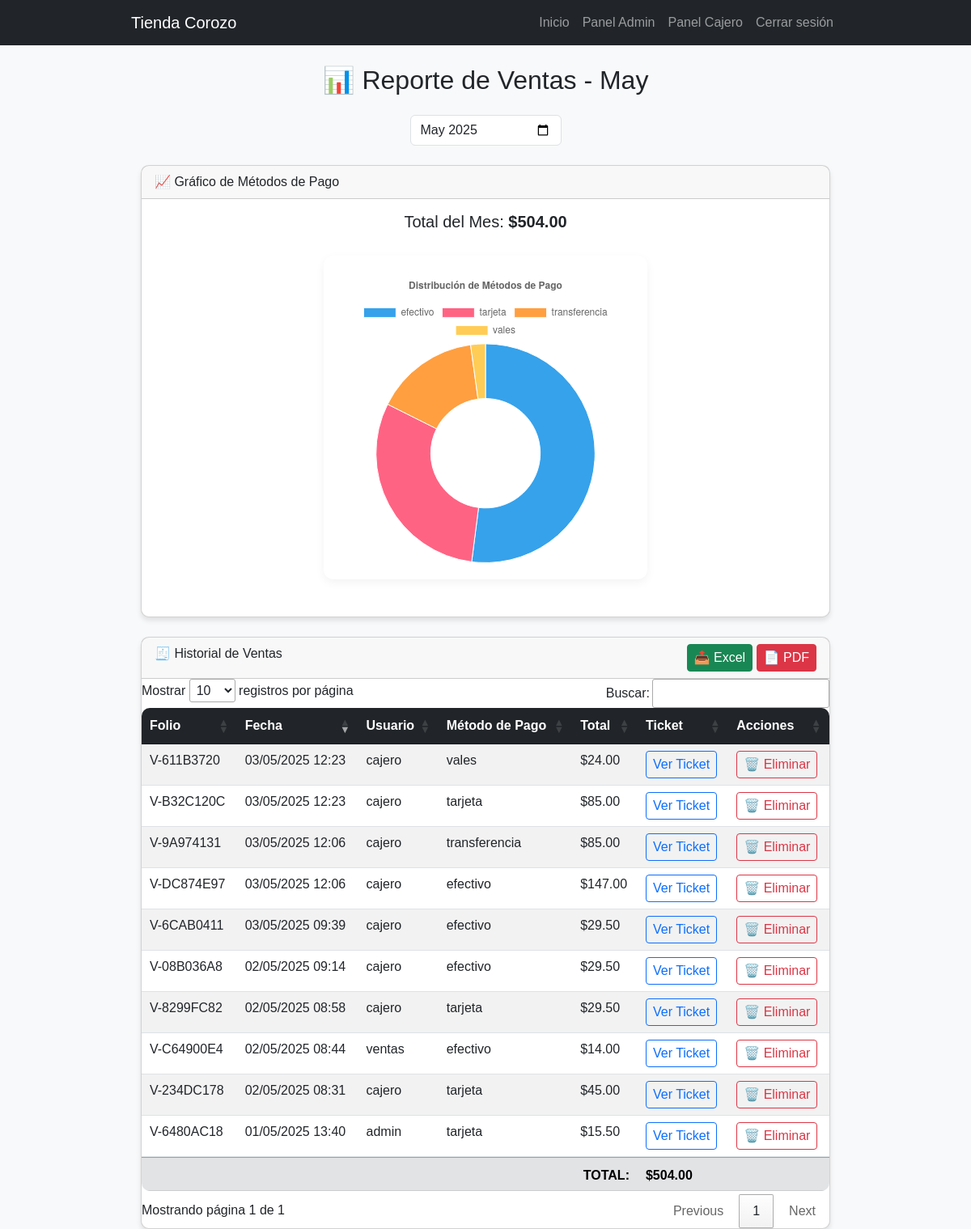
Page /dashboard/ventas/ (signed in) on the committed database.
### tasks/models.py (models this page shows, shortened)
class Venta(models.Model):
    folio = models.CharField(primary_key=True, max_length=20, editable=False, unique=True)
    fecha = models.DateTimeField(auto_now_add=True)
    total = models.DecimalField(max_digits=10, decimal_places=2)
    usuario = models.ForeignKey(User, on_delete=models.CASCADE)
    metodo_pago = models.CharField(max_length=20)

### tasks/decorators.py (the view)
        @login_required
        def _wrapped_view(request, *args, **kwargs):
            try:
                usuario = Usuario.objects.get(user=request.user)
                if usuario.rol.nombre_rol in lista_roles or request.user.is_superuser:
                    return view_func(request, *args, **kwargs)
            except Usuario.DoesNotExist:
                pass
            return redirect('no_autorizado')

### tasks/context_processors.py (called while the page is built)
def rol_usuario(request):
    if request.user.is_authenticated:
        try:
            return {'user_rol': request.user.usuario.rol.nombre_rol}
        except:
            return {'user_rol': None}
    return {'user_rol': None}

### tasks/views.py (called while the page is built)
@roles_permitidos(['Administrador', 'Ventas', 'Gerente'])
def dashboard_ventas(request):
    mes_str = request.GET.get('mes')
    hoy = timezone.now()
    if mes_str:
        año, mes = map(int, mes_str.split('-'))
    else:
        año, mes = hoy.year, hoy.month
    ventas = Venta.objects.filter(fecha__month=mes, fecha__year=año).annotate(
        tiene_ticket=Count('detalleventa')
    )
    total_ingresos = ventas.aggregate(total=Sum('total'))['total'] or 0
    total_por_metodo = list(ventas.values('metodo_pago').annotate(total=Sum('total')))
    return render(request, 'dashboard_ventas.html', {
        'ventas': ventas,
        'total_ingresos': total_ingresos,
        'total_por_metodo': total_por_metodo,
        'mes': date(año, mes, 1).strftime('%B').capitalize(),
        'mes_valor': f'{año}-{mes:02d}'
    })

### tasks/templates/dashboard_ventas.html (shortened to what this page needs)
{% extends 'base.html' %}
{% load static %}
{% block content %}
<link rel="stylesheet" href="https://cdn.datatables.net/1.13.4/css/jquery.dataTables.min.css">
<link rel="stylesheet" href="{% static 'tasks/css/dashboard_ventas.css' %}">
<div class="container mt-4">
  <h2 class="mb-4 text-center">📊 Reporte de Ventas - {{ mes }}</h2>
  <form method="get" class="mb-4 text-center">
    <input type="month" name="mes" id="mes" class="form-control d-inline-block w-auto"
           value="{{ mes_valor }}" onchange="this.form.submit()">
  </form>
  <div class="card mb-4">
    <div class="card-header">📈 Gráfico de Métodos de Pago</div>
    <div class="card-body text-center">
      <h5>Total del Mes: <strong>${{ total_ingresos|floatformat:2 }}</strong></h5>
      <div class="grafico-container">
        <canvas id="graficoMetodoPago" width="400" height="400" style="max-width: 600px;"></canvas>
      </div>
    </div>
  </div>
  <div class="card">
    <div class="card-header d-flex justify-content-between">
      <span>🧾 Historial de Ventas</span>
      <div>
        <a href="{% url 'exportar_ventas_excel' %}" class="btn btn-success btn-sm">📤 Excel</a>
        <a href="{% url 'exportar_ventas_pdf' %}" class="btn btn-danger btn-sm">📄 PDF</a>
      </div>
    </div>
    <div class="card-body p-0">
      <table class="table table-striped table-hover mb-0" id="tablaVentas">
        <thead class="table-dark">
          <tr>
            <th>Folio</th>
            <th>Fecha</th>
            <th>Usuario</th>
            <th>Método de Pago</th>
            <th>Total</th>
            <th>Ticket</th>
            <th>Acciones</th>
          </tr>
        </thead>
        <tbody>
          {% for venta in ventas %}
          <tr>
            <td>{{ venta.folio }}</td>
            <td>{{ venta.fecha|date:"d/m/Y H:i" }}</td>
            <td>{{ venta.usuario.username }}</td>
            <td>{{ venta.metodo_pago }}</td>
            <td>${{ venta.total|floatformat:2 }}</td>
            <td>
              {% if venta.detalleventa_set.count > 0 %}
                <a href="{% url 'ver_ticket' venta.folio %}" class="btn btn-outline-primary btn-sm" target="_blank">
                  Ver Ticket
                </a>
              {% else %}
                N/A
              {% endif %}
            </td>
            <td>
              {% if request.user.is_superuser %}
              <form action="{% url 'eliminar_venta' venta.folio %}" method="post" style="display:inline;">
                  <button type="submit" class="btn btn-outline-danger btn-sm"
                          onclick="return confirm('¿Estás seguro de que deseas eliminar esta venta?');">
                    🗑️ Eliminar
                  </button>
                </form>
              {% endif %}
            </td>
          </tr>
          {% empty %}
          <tr><td colspan="7" class="text-center">No hay ventas registradas este mes.</td></tr>
          {% endfor %}
        </tbody>
        <tfoot>
          <tr class="table-secondary">
            <td colspan="5" class="text-end fw-bold">TOTAL:</td>
            <td colspan="2" class="fw-bold">${{ total_ingresos|floatformat:2 }}</td>
          </tr>
        </tfoot>
      </table>
    </div>
  </div>
</div>
<script>
  $(document).ready(function () {
    $('#tablaVentas').DataTable({
      order: [[1, 'desc']],
      language: {
        search: "Buscar:",
        lengthMenu: "Mostrar _MENU_ registros por página",
        zeroRecords: "No se encontraron ventas",
        info: "Mostrando página _PAGE_ de _PAGES_",
        infoEmpty: "No hay registros disponibles",
        infoFiltered: "(filtrado de _MAX_ registros totales)"
      }
    });
    const data = JSON.parse(document.getElementById('metodos_pago').textContent);
    const ctx = document.getElementById('graficoMetodoPago').getContext('2d');
    new Chart(ctx, {
      type: 'doughnut',
      data: {
        labels: data.map(d => d.metodo_pago),
        datasets: [{
          label: 'Ventas por Método de Pago',
          data: data.map(d => d.total),
          borderWidth: 1
        }]
      },
      options: {
        responsive: true,
        maintainAspectRatio: false,
        plugins: {
          legend: { position: 'top' },
          title: { display: true, text: 'Distribución de Métodos de Pago' }
        }
      }
    });
  });
</script>
{% endblock %}

### proyecto/tasks/static/css/base.css (style rules this page uses)
body { font-family: Arial, sans-serif; background-color: #f8f9fa; }
.container { max-width: 900px; margin: auto; }
.card { border-radius: 10px; box-shadow: 0 4px 6px rgba(0, 0, 0, 0.1); }
.table { border-radius: 10px; overflow: hidden; }
.btn { font-size: 16px; }

### tasks/static/tasks/css/dashboard_ventas.css (style rules this page uses)
.grafico-container { position: relative; width: 80%; max-width: 400px; height: auto; margin: 30px auto; background-color: white; border-radius: 12px; box-shadow: 0 4px 12px rgba(0, 0, 0, 0.05); padding: 20px; }
#graficoMetodoPago { width: 100% !important; height: auto !important; display: block; margin: 0 auto; }

### rows in the picture
Venta: folio "V-08B036A8", fecha "02/05/2025 09:14", usuario.username "cajero", metodo_pago "efectivo", total "29.50", shows "Ver Ticket"
Venta: folio "V-234DC178", fecha "02/05/2025 08:31", usuario.username "cajero", metodo_pago "tarjeta", total "45.00", shows "Ver Ticket"
Venta: folio "V-611B3720", fecha "03/05/2025 12:23", usuario.username "cajero", metodo_pago "vales", total "24.00", shows "Ver Ticket"
Venta: folio "V-6480AC18", fecha "01/05/2025 13:40", usuario.username "admin", metodo_pago "tarjeta", total "15.50", shows "Ver Ticket"
Venta: folio "V-6CAB0411", fecha "03/05/2025 09:39", usuario.username "cajero", metodo_pago "efectivo", total "29.50", shows "Ver Ticket"
Venta: folio "V-8299FC82", fecha "02/05/2025 08:58", usuario.username "cajero", metodo_pago "tarjeta", total "29.50", shows "Ver Ticket"
Venta: folio "V-9A974131", fecha "03/05/2025 12:06", usuario.username "cajero", metodo_pago "transferencia", total "85.00", shows "Ver Ticket"
Venta: folio "V-B32C120C", fecha "03/05/2025 12:23", usuario.username "cajero", metodo_pago "tarjeta", total "85.00", shows "Ver Ticket"
Venta: folio "V-C64900E4", fecha "02/05/2025 08:44", usuario.username "ventas", metodo_pago "efectivo", total "14.00", shows "Ver Ticket"
Venta: folio "V-DC874E97", fecha "03/05/2025 12:06", usuario.username "cajero", metodo_pago "efectivo", total "147.00", shows "Ver Ticket"

### other values in the picture
{{ mes }} "May"
{{ total_ingresos|floatformat:2 }} "504.00"
